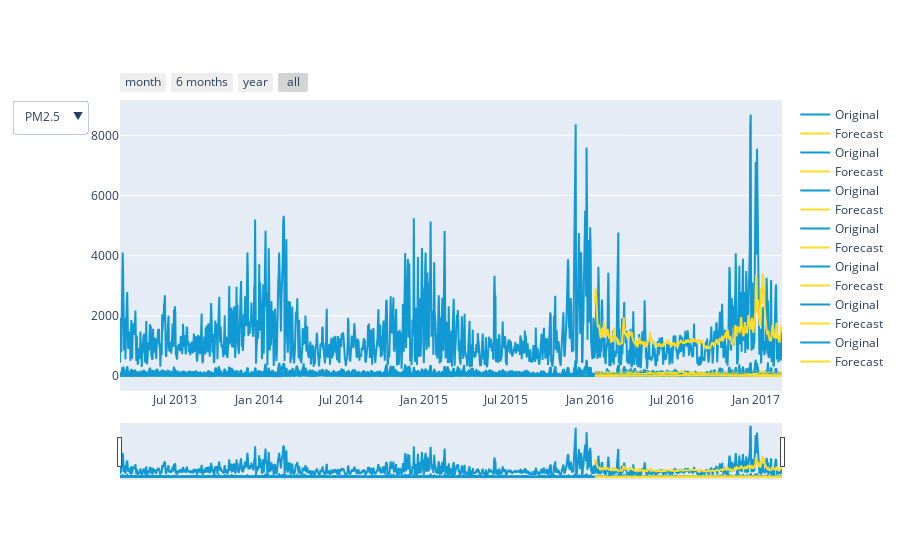

Notebook code for this chart:
### Markdown cell above
<h3>Model training</h3>
<h4>Linear Regresion Model</h4>

### Code cell
forecast_list = []
prediction_list = []
columns = dataframe.columns
for col in columns:
    model_lr = LinearRegressionModel(lags=12)
    prediction = model_lr.historical_forecasts(
                                                timeseries[col], start=START_DATE, 
                                                forecast_horizon=12, verbose=True
                                              )
    prediction_list.append(prediction)
    DATAFRAME_METRICS = DATAFRAME_METRICS.append(evaluateModel(timeseries[col], prediction, 'LinearRegression', col))
    
plotModel(dataframe, prediction_list, 'Linear Regression')

### Figure 1 — Plotly figure (JSON) as saved in the notebook; plotly's stock layout.template omitted (floating-point values rounded to 4 significant figures; data arrays with more than 128 entries replaced by an {"elided": "..."} marker saying what was removed)
{"data": [{"line": {"color": "#1099D3"}, "name": "Original", "type": "scatter", "x": {"elided": "1461 str values"}, "y": {"elided": "1461 float values"}}, {"line": {"color": "#FCDC26"}, "name": "Forecast", "type": "scatter", "x": {"elided": "414 str values"}, "y": {"elided": "414 float values"}}, {"line": {"color": "#1099D3"}, "name": "Original", "type": "scatter", "x": {"elided": "1461 str values"}, "y": {"elided": "1461 float values"}}, {"line": {"color": "#FCDC26"}, "name": "Forecast", "type": "scatter", "x": {"elided": "414 str values"}, "y": {"elided": "414 float values"}}, {"line": {"color": "#1099D3"}, "name": "Original", "type": "scatter", "x": {"elided": "1461 str values"}, "y": {"elided": "1461 float values"}}, {"line": {"color": "#FCDC26"}, "name": "Forecast", "type": "scatter", "x": {"elided": "414 str values"}, "y": {"elided": "414 float values"}}, {"line": {"color": "#1099D3"}, "name": "Original", "type": "scatter", "x": {"elided": "1461 str values"}, "y": {"elided": "1461 float values"}}, {"line": {"color": "#FCDC26"}, "name": "Forecast", "type": "scatter", "x": {"elided": "414 str values"}, "y": {"elided": "414 float values"}}, {"line": {"color": "#1099D3"}, "name": "Original", "type": "scatter", "x": {"elided": "1461 str values"}, "y": {"elided": "1461 float values"}}, {"line": {"color": "#FCDC26"}, "name": "Forecast", "type": "scatter", "x": {"elided": "414 str values"}, "y": {"elided": "414 float values"}}, {"line": {"color": "#1099D3"}, "name": "Original", "type": "scatter", "x": {"elided": "1461 str values"}, "y": {"elided": "1461 float values"}}, {"line": {"color": "#FCDC26"}, "name": "Forecast", "type": "scatter", "x": {"elided": "414 str values"}, "y": {"elided": "414 float values"}}, {"line": {"color": "#1099D3"}, "name": "Original", "type": "scatter", "x": {"elided": "1461 str values"}, "y": {"elided": "1461 float values"}}, {"line": {"color": "#FCDC26"}, "name": "Forecast", "type": "scatter", "x": {"elided": "414 str values"}, "y": {"elided": "414 float values"}}], "layout": {"updatemenus": [{"active": 0, "buttons": [{"args": [{"visible": [true, true, false, false, false, false, false, false, false, false, false, false, false, false]}, {"title": "Micro particles(<2.5um) level in the air (Linear Regression)"}], "label": "PM2.5", "method": "update"}, {"args": [{"visible": [false, false, true, true, false, false, false, false, false, false, false, false, false, false]}, {"title": "Micro particles(<10um) level in the air (Linear Regression)"}], "label": "PM10", "method": "update"}, {"args": [{"visible": [false, false, false, false, true, true, false, false, false, false, false, false, false, false]}, {"title": "Sulfur dioxide level in the air (Linear Regression)"}], "label": "SO2", "method": "update"}, {"args": [{"visible": [false, false, false, false, false, false, true, true, false, false, false, false, false, false]}, {"title": "Nitrogen dioxide level in the air (Linear Regression)"}], "label": "NO2", "method": "update"}, {"args": [{"visible": [false, false, false, false, false, false, false, false, true, true, false, false, false, false]}, {"title": "Carbon monoxide level in the air (Linear Regression)"}], "label": "CO", "method": "update"}, {"args": [{"visible": [false, false, false, false, false, false, false, false, false, false, true, true, false, false]}, {"title": "Nitrogen dioxide level in the air (Linear Regression)"}], "label": "O3", "method": "update"}, {"args": [{"visible": [false, false, false, false, false, false, false, false, false, false, false, false, true, true]}, {"title": "Temperature (Linear Regression)"}], "label": "TEMP", "method": "update"}]}], "xaxis": {"rangeselector": {"buttons": [{"count": 1, "label": "month", "step": "month", "stepmode": "backward"}, {"count": 6, "label": "6 months", "step": "month", "stepmode": "backward"}, {"count": 1, "label": "year", "step": "year", "stepmode": "backward"}, {"step": "all"}]}, "rangeslider": {"visible": true}, "showgrid": false, "type": "date"}}}
